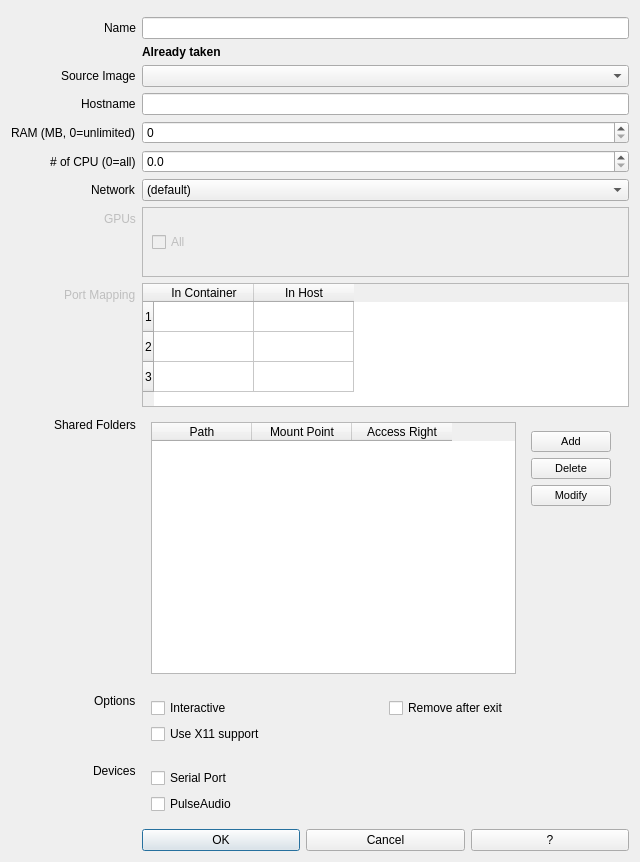
<?xml version="1.0" encoding="UTF-8"?>
<ui version="4.0">
 <class>createContainerDialog</class>
 <widget class="QDialog" name="createContainerDialog">
  <property name="geometry">
   <rect>
    <x>0</x>
    <y>0</y>
    <width>640</width>
    <height>862</height>
   </rect>
  </property>
  <property name="sizePolicy">
   <sizepolicy hsizetype="Preferred" vsizetype="MinimumExpanding">
    <horstretch>0</horstretch>
    <verstretch>0</verstretch>
   </sizepolicy>
  </property>
  <property name="windowTitle">
   <string>Dialog</string>
  </property>
  <property name="modal">
   <bool>true</bool>
  </property>
  <layout class="QFormLayout" name="formLayout_2">
   <property name="labelAlignment">
    <set>Qt::AlignRight|Qt::AlignTrailing|Qt::AlignVCenter</set>
   </property>
   <item row="0" column="0">
    <layout class="QFormLayout" name="formLayout"/>
   </item>
   <item row="2" column="0">
    <widget class="QLabel" name="containerNameLabel">
     <property name="text">
      <string>Name</string>
     </property>
    </widget>
   </item>
   <item row="2" column="1">
    <widget class="QLineEdit" name="nameInput"/>
   </item>
   <item row="4" column="0">
    <widget class="QLabel" name="sourceImageLabel">
     <property name="text">
      <string>Source Image</string>
     </property>
    </widget>
   </item>
   <item row="4" column="1">
    <widget class="QComboBox" name="sourceImageCbx"/>
   </item>
   <item row="6" column="0">
    <widget class="QLabel" name="rAMGBLabel">
     <property name="text">
      <string>RAM (MB, 0=unlimited)</string>
     </property>
    </widget>
   </item>
   <item row="6" column="1">
    <widget class="QSpinBox" name="ramMBInput">
     <property name="minimum">
      <number>0</number>
     </property>
     <property name="value">
      <number>0</number>
     </property>
    </widget>
   </item>
   <item row="7" column="0">
    <widget class="QLabel" name="ofCPULabel">
     <property name="text">
      <string># of CPU (0=all)</string>
     </property>
    </widget>
   </item>
   <item row="8" column="0">
    <widget class="QLabel" name="networkLabel">
     <property name="text">
      <string>Network</string>
     </property>
    </widget>
   </item>
   <item row="8" column="1">
    <widget class="QComboBox" name="networkComboBox">
     <item>
      <property name="text">
       <string>(default)</string>
      </property>
     </item>
    </widget>
   </item>
   <item row="9" column="0">
    <widget class="QLabel" name="gpuLabel">
     <property name="enabled">
      <bool>false</bool>
     </property>
     <property name="text">
      <string>GPUs</string>
     </property>
    </widget>
   </item>
   <item row="9" column="1">
    <widget class="QScrollArea" name="gpuListScl">
     <property name="enabled">
      <bool>false</bool>
     </property>
     <property name="sizePolicy">
      <sizepolicy hsizetype="Expanding" vsizetype="Minimum">
       <horstretch>0</horstretch>
       <verstretch>0</verstretch>
      </sizepolicy>
     </property>
     <property name="minimumSize">
      <size>
       <width>0</width>
       <height>0</height>
      </size>
     </property>
     <property name="widgetResizable">
      <bool>true</bool>
     </property>
     <widget class="QWidget" name="gpuListCtn">
      <property name="geometry">
       <rect>
        <x>0</x>
        <y>0</y>
        <width>475</width>
        <height>68</height>
       </rect>
      </property>
      <property name="sizePolicy">
       <sizepolicy hsizetype="Preferred" vsizetype="Minimum">
        <horstretch>0</horstretch>
        <verstretch>0</verstretch>
       </sizepolicy>
      </property>
      <layout class="QVBoxLayout" name="verticalLayout">
       <item>
        <widget class="QCheckBox" name="useAllGpuChk">
         <property name="text">
          <string>All</string>
         </property>
        </widget>
       </item>
      </layout>
     </widget>
    </widget>
   </item>
   <item row="11" column="0">
    <widget class="QLabel" name="volumesLabel">
     <property name="text">
      <string>Shared Folders</string>
     </property>
    </widget>
   </item>
   <item row="12" column="0">
    <widget class="QLabel" name="optionsLabel">
     <property name="text">
      <string>Options</string>
     </property>
    </widget>
   </item>
   <item row="12" column="1">
    <widget class="QWidget" name="optionsWidget" native="true">
     <layout class="QGridLayout" name="gridLayout_2">
      <item row="0" column="0">
       <layout class="QGridLayout" name="gridLayout">
        <item row="0" column="0">
         <widget class="QCheckBox" name="isInteractive">
          <property name="text">
           <string>Interactive</string>
          </property>
         </widget>
        </item>
        <item row="1" column="0">
         <widget class="QCheckBox" name="checkBox_6">
          <property name="text">
           <string>Use X11 support</string>
          </property>
         </widget>
        </item>
        <item row="0" column="1">
         <widget class="QCheckBox" name="exitRemoveChk">
          <property name="text">
           <string>Remove after exit</string>
          </property>
         </widget>
        </item>
       </layout>
      </item>
     </layout>
    </widget>
   </item>
   <item row="14" column="1">
    <layout class="QHBoxLayout" name="horizontalLayout_2">
     <item>
      <widget class="QPushButton" name="okBtn">
       <property name="text">
        <string>OK</string>
       </property>
      </widget>
     </item>
     <item>
      <widget class="QPushButton" name="cancelBtn">
       <property name="text">
        <string>Cancel</string>
       </property>
      </widget>
     </item>
     <item>
      <widget class="QPushButton" name="pushButton_3">
       <property name="text">
        <string>?</string>
       </property>
      </widget>
     </item>
    </layout>
   </item>
   <item row="13" column="1">
    <widget class="QWidget" name="devicesWidget" native="true">
     <layout class="QVBoxLayout" name="verticalLayout_5">
      <item>
       <widget class="QCheckBox" name="checkBox_7">
        <property name="text">
         <string>Serial Port</string>
        </property>
       </widget>
      </item>
      <item>
       <widget class="QCheckBox" name="checkBox_8">
        <property name="text">
         <string>PulseAudio</string>
        </property>
       </widget>
      </item>
     </layout>
    </widget>
   </item>
   <item row="13" column="0">
    <widget class="QLabel" name="devicesLabel">
     <property name="text">
      <string>Devices</string>
     </property>
    </widget>
   </item>
   <item row="11" column="1">
    <widget class="QWidget" name="widget" native="true">
     <layout class="QHBoxLayout" name="horizontalLayout_3">
      <item>
       <widget class="QTableWidget" name="sharedFolderTblCtn">
        <property name="sizePolicy">
         <sizepolicy hsizetype="Expanding" vsizetype="Expanding">
          <horstretch>0</horstretch>
          <verstretch>0</verstretch>
         </sizepolicy>
        </property>
        <property name="selectionMode">
         <enum>QAbstractItemView::SingleSelection</enum>
        </property>
        <property name="selectionBehavior">
         <enum>QAbstractItemView::SelectRows</enum>
        </property>
        <column>
         <property name="text">
          <string>Path</string>
         </property>
        </column>
        <column>
         <property name="text">
          <string>Mount Point</string>
         </property>
        </column>
        <column>
         <property name="text">
          <string>Access Right</string>
         </property>
        </column>
       </widget>
      </item>
      <item alignment="Qt::AlignTop">
       <widget class="QWidget" name="widget_2" native="true">
        <layout class="QVBoxLayout" name="verticalLayout_3">
         <item>
          <widget class="QPushButton" name="addVolBtn">
           <property name="font">
            <font>
             <pointsize>8</pointsize>
            </font>
           </property>
           <property name="text">
            <string>Add</string>
           </property>
           <property name="icon">
            <iconset theme="list-add">
             <normaloff>.</normaloff>.</iconset>
           </property>
          </widget>
         </item>
         <item>
          <widget class="QPushButton" name="delVolBtn">
           <property name="font">
            <font>
             <pointsize>8</pointsize>
            </font>
           </property>
           <property name="text">
            <string>Delete</string>
           </property>
           <property name="icon">
            <iconset theme="list-remove">
             <normaloff>.</normaloff>.</iconset>
           </property>
          </widget>
         </item>
         <item>
          <widget class="QPushButton" name="modVolBtn">
           <property name="font">
            <font>
             <pointsize>8</pointsize>
            </font>
           </property>
           <property name="text">
            <string>Modify</string>
           </property>
           <property name="icon">
            <iconset theme="edit-select-all">
             <normaloff>.</normaloff>.</iconset>
           </property>
          </widget>
         </item>
        </layout>
       </widget>
      </item>
     </layout>
    </widget>
   </item>
   <item row="7" column="1">
    <widget class="QDoubleSpinBox" name="numOfCPUInput">
     <property name="decimals">
      <number>1</number>
     </property>
    </widget>
   </item>
   <item row="3" column="1">
    <widget class="QLabel" name="alreadyTakenLbl">
     <property name="enabled">
      <bool>true</bool>
     </property>
     <property name="font">
      <font>
       <weight>75</weight>
       <bold>true</bold>
      </font>
     </property>
     <property name="text">
      <string>Already taken</string>
     </property>
    </widget>
   </item>
   <item row="10" column="0">
    <widget class="QLabel" name="portMappingLbl">
     <property name="enabled">
      <bool>false</bool>
     </property>
     <property name="text">
      <string>Port Mapping</string>
     </property>
    </widget>
   </item>
   <item row="5" column="0">
    <widget class="QLabel" name="label">
     <property name="text">
      <string>Hostname</string>
     </property>
    </widget>
   </item>
   <item row="5" column="1">
    <widget class="QLineEdit" name="lineEdit"/>
   </item>
   <item row="10" column="1">
    <widget class="QTableWidget" name="portmapTbl">
     <property name="sizePolicy">
      <sizepolicy hsizetype="Minimum" vsizetype="Minimum">
       <horstretch>0</horstretch>
       <verstretch>0</verstretch>
      </sizepolicy>
     </property>
     <property name="sizeAdjustPolicy">
      <enum>QAbstractScrollArea::AdjustToContents</enum>
     </property>
     <property name="rowCount">
      <number>3</number>
     </property>
     <row/>
     <row/>
     <row/>
     <column>
      <property name="text">
       <string>In Container</string>
      </property>
     </column>
     <column>
      <property name="text">
       <string>In Host</string>
      </property>
     </column>
    </widget>
   </item>
  </layout>
 </widget>
 <resources/>
 <connections/>
</ui>
